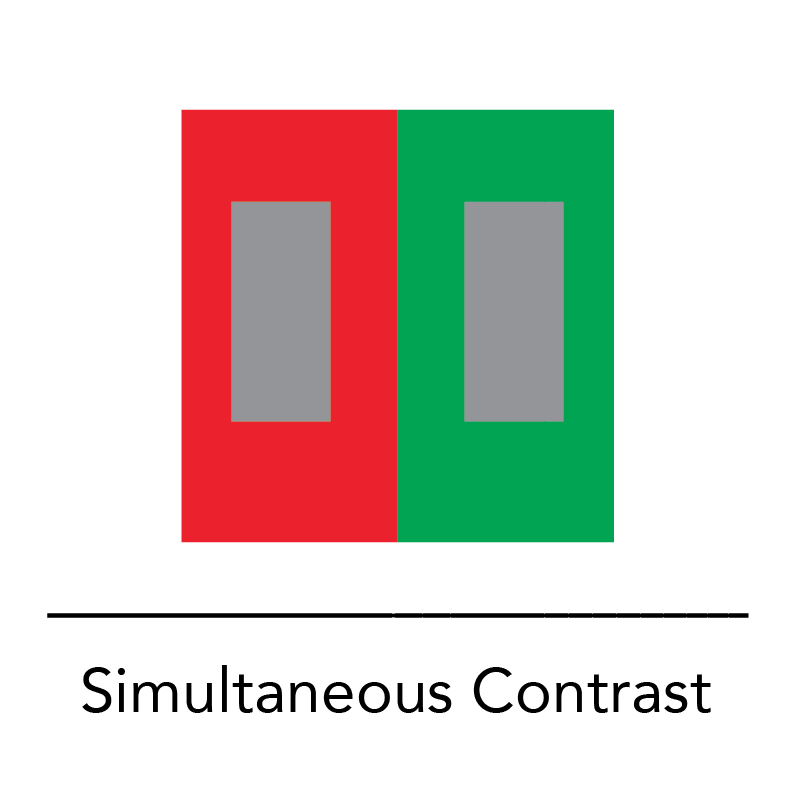
//> input picture get_object_in_object/v.png, 793 x 796 px
$ ./main   (built with g++ and OpenCV 4)
//> lines starting //> are read from the running program, lines starting //| are printed output that depends on the picture; after the words box and inside, x2 and y2 are one past the last pixel; in counts of white or black regions, pixels touching at a corner belong together
//main.cpp
#include <opencv2/highgui.hpp>
#include <opencv2/imgproc/imgproc.hpp>
#include <iostream>


#include <opencv2/core/types.hpp>
enum Colors {BLUE, RED, GREEN, YELLOW, PURPLE, GRAY};

class Ball
{
public:
    Colors color;
    cv::Point position;
    cv::Rect rect;

    Ball();
    Ball(Colors color, cv::Rect rect, int x, int y){
      this->color = color;
      this->rect = rect;
      this->position = cv::Point(x, y);
    }

};

cv::Scalar yellowLow = cv::Scalar(25, 130, 180);
cv::Scalar yellowHigh = cv::Scalar(45, 255, 255);
cv::Scalar greenLow = cv::Scalar(46, 40, 40);
cv::Scalar greenHigh = cv::Scalar(70, 255, 255);
cv::Scalar blueLow = cv::Scalar(100, 150, 150);
cv::Scalar blueHigh = cv::Scalar(140, 255, 255);
cv::Scalar purpleLow = cv::Scalar(148, 110, 89);
cv::Scalar purpleHigh = cv::Scalar(152, 255, 255);
cv::Scalar redLow = cv::Scalar(170, 140, 160);
cv::Scalar redHigh = cv::Scalar(180, 255, 255);

cv::Scalar grayLow = cv::Scalar(0, 0, 20);
cv::Scalar grayHigh = cv::Scalar(250, 20, 200);

std::vector<Ball> balls;
int cnt=0;
void GetBalls(cv::Mat img, cv::Scalar low, cv::Scalar high, Colors color) {
   cv::Mat mask;
   cv::inRange(img, low, high, mask);
   std::vector<std::vector<cv::Point> > contours;
   cv::findContours(mask, contours, cv::RETR_EXTERNAL, cv::CHAIN_APPROX_SIMPLE);

   for (size_t i = 0; i < contours.size(); i++)
   {
      cv::Rect boundRect = boundingRect(contours[i]);
      if (boundRect.area() > 350 && (boundRect.width > 100 || boundRect.height > 100)) {
         balls.emplace_back(color, boundRect, boundRect.x + boundRect.width / 2, boundRect.y + boundRect.height / 2);
         cnt ++;
      }
   }
}

void drawBalls(cv::Mat background) {
   // std::cout<<balls.size()<<"yyyy";
   // std::cout<<cnt;
   for (size_t i = 0; i < balls.size(); i++) {
      switch (balls[i].color) {
      case RED:
         // rectangle(background, balls[i].rect.tl(), balls[i].rect.br(), CV_RGB(255, 0, 0), 2);
         break;
      case BLUE:
         rectangle(background, balls[i].rect.tl(), balls[i].rect.br(), CV_RGB(0, 0, 255), 2);
         break;
      case GREEN:
         rectangle(background, balls[i].rect.tl(), balls[i].rect.br(), CV_RGB(0, 255, 0), 2);
         break;
      case YELLOW:
         rectangle(background, balls[i].rect.tl(), balls[i].rect.br(), CV_RGB(255, 255, 0), 2);
         break;
      case PURPLE:
         rectangle(background, balls[i].rect.tl(), balls[i].rect.br(), CV_RGB(128, 0, 128), 2);
         break;

      case GRAY:
         rectangle(background, balls[i].rect.tl(), balls[i].rect.br(), CV_RGB(0, 255, 0), 2);
         break;
      }
   }
}


int main(){
   cv::Mat target = cv::imread("v.png"); //cv::IMREAD_COLOR
//> target is the input picture: 796 rows x 793 cols, CV_8UC3; mean B, G, R 200.5, 208.1, 212.2

   cv::Mat background,crop;
   target.copyTo(background);
   target.copyTo(crop);

   cv::cvtColor(target, target, cv::COLOR_BGR2HSV);
//> target: 796 rows x 793 cols, CV_8UC3; mean H, S, V 36.1, 54.4, 231.2
//  make not draw
   cv::rectangle(target, cv::Point(0, 0), cv::Point(640, 30), (0, 0, 0), cv::FILLED);
//> target: 796 rows x 793 cols, CV_8UC3; mean H, S, V 36.1, 54.4, 223.2
   // cv::imshow("target", target);

   /*
   * Get contour
   */

   // GetBalls(target, yellowLow, yellowHigh, Colors::YELLOW); //find yellow balls
   // GetBalls(target, blueLow, blueHigh, Colors::BLUE); //find blue balls
   GetBalls(target, redLow, redHigh, Colors::RED); //find red balls
//> in GetBalls, `cv::inRange(img, low, high, mask);`:
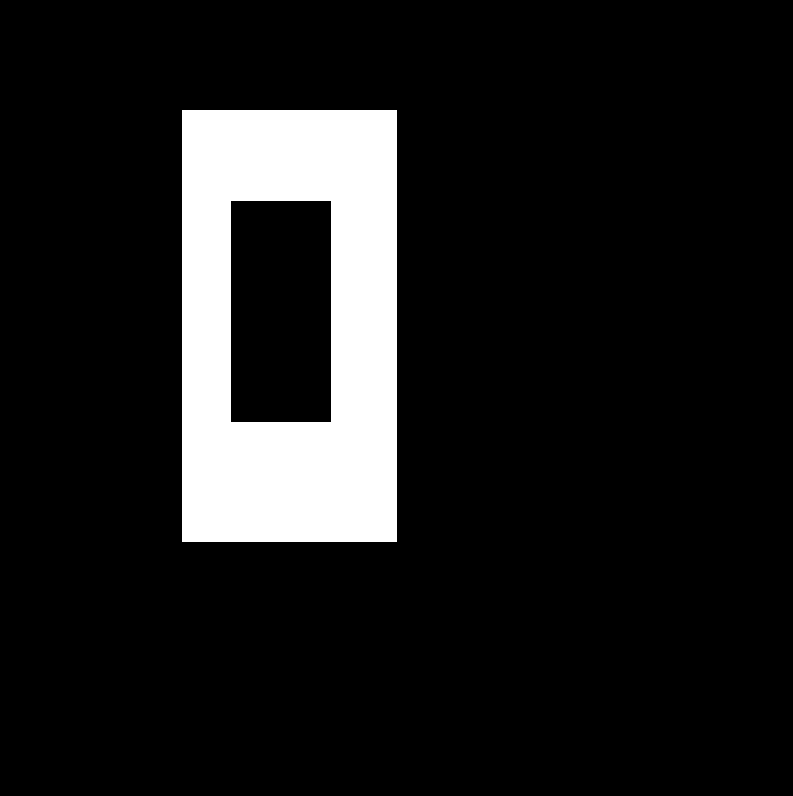
//> mask: 796 rows x 793 cols, CV_8UC1; 11.2% white; 1 white region
//> in GetBalls, `cv::findContours(mask, contours, cv::RETR_EXTERNAL, cv::CHAIN_APPROX_S..`: contours = 1 contour; box (x1, y1, x2, y2) and area: (182, 110, 397, 542) 92234
//> the loop in GetBalls, `for (size_t i = 0; i < contours.size(); i++)` made 1 pass
//> (this->rect in Ball, this->position in Ball, cnt) on pass 1: (Rect(182, 110, 215, 432), Point(289, 326), 1)
//> after the loop in GetBalls, `for (size_t i = 0; i < contours.size(); i++)`: cnt = 1
   // GetBalls(target, greenLow, greenHigh, Colors::GREEN); //find green balls
   // GetBalls(target, purpleLow, purpleHigh, Colors::PURPLE); // find purple balls

   drawBalls(background);
//> the loop in drawBalls, `for (size_t i = 0; i < balls.size(); i++)` made 1 pass

   cv::Rect roi;
   roi.x = balls[0].rect.tl().x;
//> roi = Rect(182, 0, 0, 0)
   roi.y = balls[0].rect.tl().y;
//> roi = Rect(182, 110, 0, 0)
   roi.width = balls[0].rect.br().x-balls[0].rect.tl().x;
//> roi = Rect(182, 110, 215, 0)
   roi.height =  balls[0].rect.br().y-balls[0].rect.tl().y;
//> roi = Rect(182, 110, 215, 432)

  /*
  * Top Left
  */
   std::cout<<balls[0].rect.tl().x<<std::endl;
//| 182
   std::cout<<balls[0].rect.tl().y<<std::endl;
//| 110

   /*
   * buttom right
   */
   std::cout<<balls[0].rect.br().x<<std::endl;
//| 397
   std::cout<<balls[0].rect.br().y<<std::endl;
//| 542

   cv::Mat cropped_image = crop(roi);
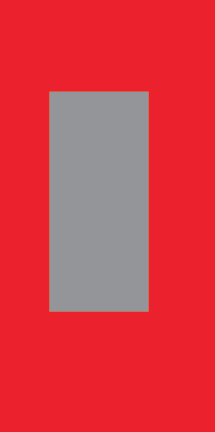
//> cropped_image: 432 rows x 215 cols, CV_8UC3; mean B, G, R 70.8, 60.4, 214.4
   // cropped_image.copyTo(crop);
   cv::imshow("cropped_image", cropped_image);

   cv::cvtColor(cropped_image, cropped_image, cv::COLOR_BGR2HSV);
//> cropped_image: 432 rows x 215 cols, CV_8UC3; mean H, S, V 160.6, 169.6, 215.5
//> crop: 796 rows x 793 cols, CV_8UC3; 14.71% of pixels changed, all inside (x1, y1, x2, y2) = (182, 110, 397, 542)
   GetBalls(cropped_image, grayLow, grayHigh, Colors::GRAY);
//> call 2 of GetBalls, with low = Scalar(0, 0, 20), high = Scalar(250, 20, 200)
//> in GetBalls (call 2), `cv::inRange(img, low, high, mask);`:
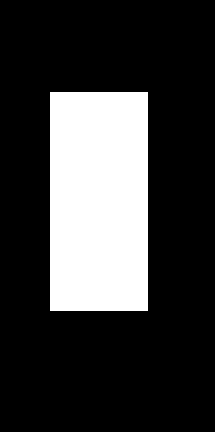
//> mask: 432 rows x 215 cols, CV_8UC1; 23.1% white; 1 white region
//> in GetBalls (call 2), `cv::findContours(mask, contours, cv::RETR_EXTERNAL, cv::CHAIN_APPROX_S..`: contours = 1 contour; box (x1, y1, x2, y2) and area: (50, 92, 148, 311) 21146
//> the loop in GetBalls (call 2), `for (size_t i = 0; i < contours.size(); i++)` made 1 pass
//> (this->rect in Ball, this->position in Ball, cnt) on pass 1: (Rect(50, 92, 98, 219), Point(99, 201), 2)
//> after the loop in GetBalls (call 2), `for (size_t i = 0; i < contours.size(); i++)`: cnt = 2
   drawBalls(cropped_image);
//> the loop in drawBalls (call 2), `for (size_t i = 0; i < balls.size(); i++)` made 2 passes
//> after the loop in drawBalls (call 2), `for (size_t i = 0; i < balls.size(); i++)`: background: 432 rows x 215 cols, CV_8UC3; mean H, S, V 158.9, 173.1, 211.9
//> crop: 796 rows x 793 cols, CV_8UC3; mean H, S, V 213.5, 224.7, 211.9

   cv::imshow("contours", background);
   cv::imshow("crop", crop);
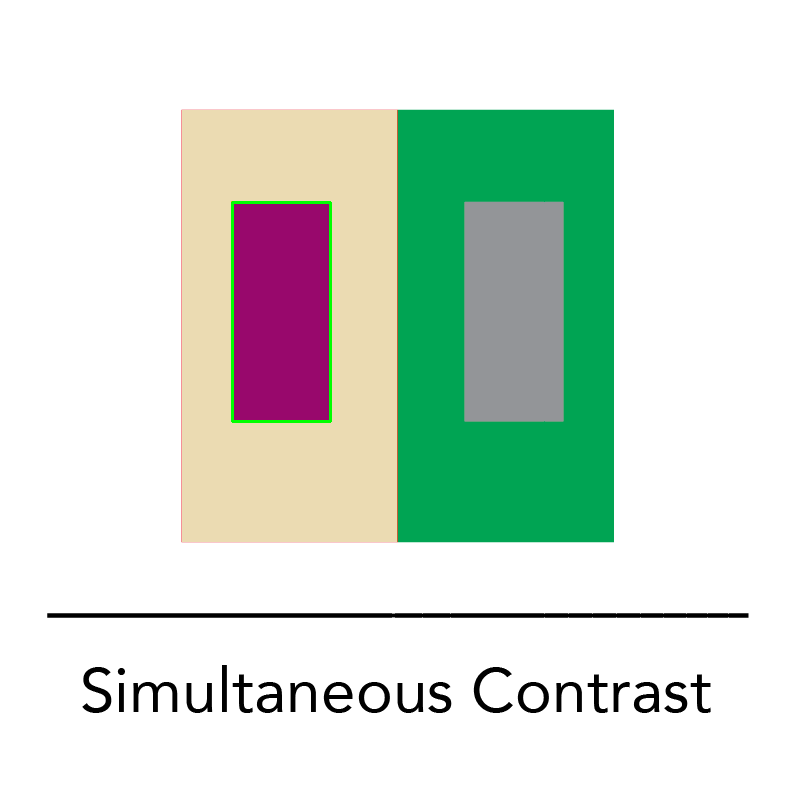
//> window 'crop': 796 rows x 793 cols, CV_8UC3; mean B, G, R 213.5, 224.7, 211.9
   cv::waitKey(0);
}
